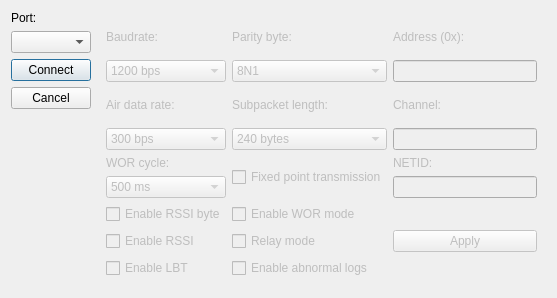
<?xml version="1.0" encoding="UTF-8"?>
<ui version="4.0">
 <class>EasyLoRa_Widget</class>
 <widget class="QDialog" name="EasyLoRa_Widget">
  <property name="windowModality">
   <enum>Qt::WindowModality::ApplicationModal</enum>
  </property>
  <property name="enabled">
   <bool>true</bool>
  </property>
  <property name="geometry">
   <rect>
    <x>0</x>
    <y>0</y>
    <width>557</width>
    <height>298</height>
   </rect>
  </property>
  <property name="maximumSize">
   <size>
    <width>557</width>
    <height>298</height>
   </size>
  </property>
  <property name="windowTitle">
   <string>LoRa Connection</string>
  </property>
  <layout class="QGridLayout" name="gridLayout_3">
   <item row="0" column="0">
    <layout class="QVBoxLayout" name="verticalLayout">
     <item>
      <widget class="QLabel" name="label_port">
       <property name="text">
        <string>Port:</string>
       </property>
      </widget>
     </item>
     <item>
      <widget class="QComboBox" name="combo_port"/>
     </item>
     <item>
      <widget class="QPushButton" name="button_connect">
       <property name="text">
        <string>Connect</string>
       </property>
       <property name="icon">
        <iconset theme="QIcon::ThemeIcon::MediaPlaybackStart"/>
       </property>
      </widget>
     </item>
     <item>
      <widget class="QPushButton" name="button_cancel">
       <property name="text">
        <string>Cancel</string>
       </property>
       <property name="icon">
        <iconset theme="QIcon::ThemeIcon::WindowClose"/>
       </property>
      </widget>
     </item>
     <item>
      <spacer name="verticalSpacer">
       <property name="orientation">
        <enum>Qt::Orientation::Vertical</enum>
       </property>
       <property name="sizeHint" stdset="0">
        <size>
         <width>20</width>
         <height>40</height>
        </size>
       </property>
      </spacer>
     </item>
    </layout>
   </item>
   <item row="0" column="1">
    <widget class="QWidget" name="widget_configurations" native="true">
     <property name="enabled">
      <bool>false</bool>
     </property>
     <layout class="QGridLayout" name="gridLayout_2">
      <item row="4" column="0">
       <widget class="QCheckBox" name="check_enableRSSI">
        <property name="text">
         <string>Enable RSSI</string>
        </property>
       </widget>
      </item>
      <item row="1" column="2">
       <layout class="QVBoxLayout" name="verticalLayout_4">
        <item>
         <widget class="QLabel" name="label_channel">
          <property name="text">
           <string>Channel:</string>
          </property>
         </widget>
        </item>
        <item>
         <widget class="QLineEdit" name="edit_channel"/>
        </item>
       </layout>
      </item>
      <item row="5" column="0">
       <widget class="QCheckBox" name="check_enableLBT">
        <property name="text">
         <string>Enable LBT</string>
        </property>
       </widget>
      </item>
      <item row="3" column="0">
       <widget class="QCheckBox" name="check_RSSIByte">
        <property name="text">
         <string>Enable RSSI byte</string>
        </property>
       </widget>
      </item>
      <item row="4" column="2">
       <widget class="QPushButton" name="button_apply">
        <property name="text">
         <string>Apply</string>
        </property>
        <property name="icon">
         <iconset theme="QIcon::ThemeIcon::ListAdd"/>
        </property>
        <property name="checkable">
         <bool>false</bool>
        </property>
       </widget>
      </item>
      <item row="0" column="0">
       <layout class="QVBoxLayout" name="verticalLayout_2">
        <item>
         <widget class="QLabel" name="label_baudRate">
          <property name="text">
           <string>Baudrate:</string>
          </property>
         </widget>
        </item>
        <item>
         <widget class="QComboBox" name="combo_baudRate">
          <item>
           <property name="text">
            <string>1200 bps</string>
           </property>
          </item>
          <item>
           <property name="text">
            <string>2400 bps</string>
           </property>
          </item>
          <item>
           <property name="text">
            <string>4800 bps</string>
           </property>
          </item>
          <item>
           <property name="text">
            <string>9600 bps</string>
           </property>
          </item>
          <item>
           <property name="text">
            <string>19200 bps</string>
           </property>
          </item>
          <item>
           <property name="text">
            <string>38400 bps</string>
           </property>
          </item>
          <item>
           <property name="text">
            <string>57600 bps</string>
           </property>
          </item>
          <item>
           <property name="text">
            <string>115200 bps</string>
           </property>
          </item>
         </widget>
        </item>
       </layout>
      </item>
      <item row="1" column="1">
       <layout class="QVBoxLayout" name="verticalLayout_9">
        <item>
         <widget class="QLabel" name="label_subpacketLength">
          <property name="text">
           <string>Subpacket length:</string>
          </property>
         </widget>
        </item>
        <item>
         <widget class="QComboBox" name="combo_subpacketLength">
          <item>
           <property name="text">
            <string>240 bytes</string>
           </property>
          </item>
          <item>
           <property name="text">
            <string>128 bytes</string>
           </property>
          </item>
          <item>
           <property name="text">
            <string>64 bytes</string>
           </property>
          </item>
          <item>
           <property name="text">
            <string>32 bytes</string>
           </property>
          </item>
         </widget>
        </item>
       </layout>
      </item>
      <item row="2" column="0">
       <layout class="QVBoxLayout" name="verticalLayout_10">
        <item>
         <widget class="QLabel" name="label_WORCycle">
          <property name="text">
           <string>WOR cycle:</string>
          </property>
         </widget>
        </item>
        <item>
         <widget class="QComboBox" name="combo_WORCycle">
          <item>
           <property name="text">
            <string>500 ms</string>
           </property>
          </item>
          <item>
           <property name="text">
            <string>1000 ms</string>
           </property>
          </item>
          <item>
           <property name="text">
            <string>1500 ms</string>
           </property>
          </item>
          <item>
           <property name="text">
            <string>2000 ms</string>
           </property>
          </item>
          <item>
           <property name="text">
            <string>2500 ms</string>
           </property>
          </item>
          <item>
           <property name="text">
            <string>3000 ms</string>
           </property>
          </item>
          <item>
           <property name="text">
            <string>3500 ms</string>
           </property>
          </item>
          <item>
           <property name="text">
            <string>4000 ms</string>
           </property>
          </item>
         </widget>
        </item>
       </layout>
      </item>
      <item row="2" column="1">
       <widget class="QCheckBox" name="check_FixedMode">
        <property name="text">
         <string>Fixed point transmission</string>
        </property>
       </widget>
      </item>
      <item row="0" column="1">
       <layout class="QVBoxLayout" name="verticalLayout_7">
        <item>
         <widget class="QLabel" name="label_parityByte">
          <property name="text">
           <string>Parity byte:</string>
          </property>
         </widget>
        </item>
        <item>
         <widget class="QComboBox" name="combo_parityByte">
          <item>
           <property name="text">
            <string>8N1</string>
           </property>
          </item>
          <item>
           <property name="text">
            <string>8O1</string>
           </property>
          </item>
          <item>
           <property name="text">
            <string>8E1</string>
           </property>
          </item>
         </widget>
        </item>
       </layout>
      </item>
      <item row="3" column="1">
       <widget class="QCheckBox" name="check_WORMode">
        <property name="text">
         <string>Enable WOR mode</string>
        </property>
       </widget>
      </item>
      <item row="5" column="1">
       <widget class="QCheckBox" name="check_enableAbnormalLogs">
        <property name="text">
         <string>Enable abnormal logs</string>
        </property>
       </widget>
      </item>
      <item row="4" column="1">
       <widget class="QCheckBox" name="check_relayMode">
        <property name="text">
         <string>Relay mode</string>
        </property>
       </widget>
      </item>
      <item row="2" column="2">
       <layout class="QVBoxLayout" name="verticalLayout_5">
        <item>
         <widget class="QLabel" name="label_NETID">
          <property name="text">
           <string>NETID:</string>
          </property>
         </widget>
        </item>
        <item>
         <widget class="QLineEdit" name="edit_NETID"/>
        </item>
       </layout>
      </item>
      <item row="1" column="0">
       <layout class="QVBoxLayout" name="verticalLayout_8">
        <item>
         <widget class="QLabel" name="label_airDataRate">
          <property name="text">
           <string>Air data rate:</string>
          </property>
         </widget>
        </item>
        <item>
         <widget class="QComboBox" name="combo_airDataRate">
          <item>
           <property name="text">
            <string>300 bps</string>
           </property>
          </item>
          <item>
           <property name="text">
            <string>1200 bps</string>
           </property>
          </item>
          <item>
           <property name="text">
            <string>2400 bps</string>
           </property>
          </item>
          <item>
           <property name="text">
            <string>4800 bps</string>
           </property>
          </item>
          <item>
           <property name="text">
            <string>9600 bps</string>
           </property>
          </item>
          <item>
           <property name="text">
            <string>19200 bps</string>
           </property>
          </item>
          <item>
           <property name="text">
            <string>38400 bps</string>
           </property>
          </item>
          <item>
           <property name="text">
            <string>62500 bps</string>
           </property>
          </item>
         </widget>
        </item>
       </layout>
      </item>
      <item row="0" column="2">
       <layout class="QVBoxLayout" name="verticalLayout_3">
        <item>
         <widget class="QLabel" name="label_address">
          <property name="text">
           <string>Address (0x):</string>
          </property>
         </widget>
        </item>
        <item>
         <widget class="QLineEdit" name="edit_address"/>
        </item>
       </layout>
      </item>
     </layout>
    </widget>
   </item>
  </layout>
 </widget>
 <resources/>
 <connections/>
</ui>
